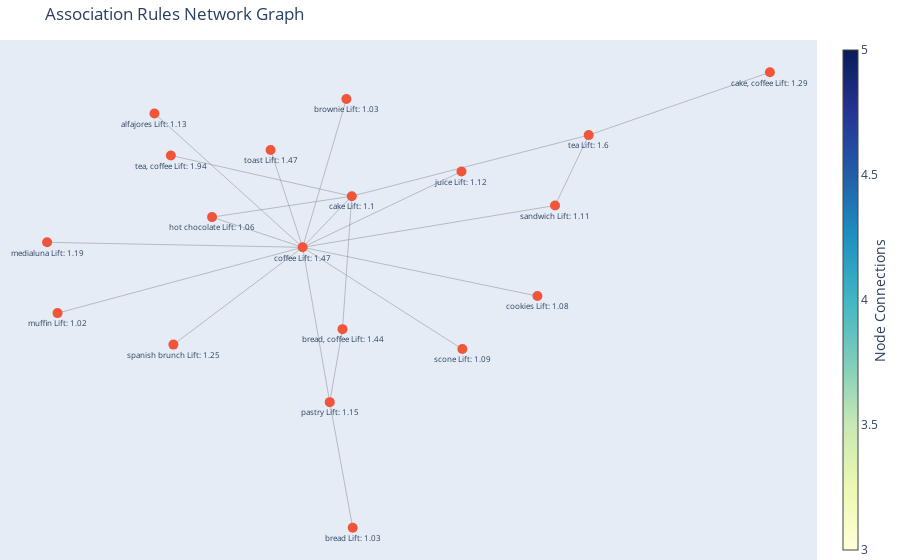

The notebook cell this image was saved under:
### Code cell
import plotly.graph_objects as go

# Assuming 'rules' is the result of association_rules
G = nx.Graph()

for index, rule in rules.iterrows():
    antecedents = ", ".join(rule["antecedents"])
    consequents = ", ".join(rule["consequents"])
    lift_value = round(rule["lift"], 2)
    G.add_edge(antecedents, consequents, weight=lift_value)

pos = nx.spring_layout(G, seed=42)

edge_x = []
edge_y = []
for edge in G.edges():
    x0, y0 = pos[edge[0]]
    x1, y1 = pos[edge[1]]
    edge_x += [x0, x1, None]
    edge_y += [y0, y1, None]

edge_trace = go.Scatter(
    x=edge_x,
    y=edge_y,
    line=dict(width=0.5, color="#888"),
    hoverinfo="none",
    mode="lines",
)

node_x = []
node_y = []
node_names = []
node_text = []  # List to store text for each node

for node in G.nodes():
    x, y = pos[node]
    node_x.append(x)
    node_y.append(y)
    node_names.append(node)

    # Extract lift value from edge
    neighbors = G.neighbors(node)
    if neighbors:
        lift_value = G[node][list(neighbors)[0]]["weight"]
        node_text.append(f"{node}\nLift: {lift_value}")
    else:
        node_text.append(f"{node}")

node_trace = go.Scatter(
    x=node_x,
    y=node_y,
    mode="markers+text",  # Combine markers and text
    hoverinfo="text",
    textposition="bottom center",  # Adjust text position
    textfont=dict(size=8),  # Adjust text size
    text=node_text,  # Display node names and lift values
    marker=dict(
        showscale=True,
        colorscale="YlGnBu",
        size=10,
        colorbar=dict(
            thickness=15, title="Node Connections", xanchor="left", titleside="right"
        ),
    ),
)

fig = go.Figure(
    data=[edge_trace, node_trace],
    layout=go.Layout(
        title="Association Rules Network Graph",
        showlegend=False,
        hovermode="closest",
        margin=dict(b=0, l=0, r=0, t=40),  # Adjust top margin for the title
        xaxis=dict(showgrid=False, zeroline=False, showticklabels=False),
        yaxis=dict(showgrid=False, zeroline=False, showticklabels=False),
    ),
)

fig.show()

### Figure 1 — Plotly figure (JSON) as saved in the notebook; plotly's stock layout.template omitted (floating-point values rounded to 4 significant figures)
{"data": [{"hoverinfo": "none", "line": {"color": "#888", "width": 0.5}, "mode": "lines", "type": "scatter", "x": [-0.1279, -0.06998, null, -0.06998, -0.3033, null, -0.06998, -0.5312, null, -0.06998, -0.02103, null, -0.06998, -0.3374, null, -0.06998, 0.2167, null, -0.06998, 0.3856, null, -0.06998, 0.01872, null, -0.06998, 0.2183, null, -0.06998, 0.3538, null, -0.06998, -0.2335, null, -0.06998, 0.008984, null, -0.06998, -0.5124, null, -0.02103, 0.02039, null, -0.02103, 0.002011, null, 0.3856, 0.4464, null, 0.01872, 0.4464, null, 0.01872, -0.3078, null, 0.01872, -0.2335, null, 0.01872, 0.002011, null, 0.4464, 0.7734, null], "y": [0.3148, -0.02411, null, -0.02411, -0.3628, null, -0.02411, -0.006816, null, -0.02411, -0.563, null, -0.02411, 0.4417, null, -0.02411, 0.2395, null, -0.02411, 0.1213, null, -0.02411, 0.1537, null, -0.02411, -0.3783, null, -0.02411, -0.1938, null, -0.02411, 0.08094, null, -0.02411, 0.4918, null, -0.02411, -0.2531, null, -0.563, -1, null, -0.563, -0.3088, null, 0.1213, 0.3664, null, 0.1537, 0.3664, null, 0.1537, 0.2956, null, 0.1537, 0.08094, null, 0.1537, -0.3088, null, 0.3664, 0.585, null]}, {"hoverinfo": "text", "marker": {"colorbar": {"thickness": 15, "title": {"side": "right", "text": "Node Connections"}, "xanchor": "left"}, "colorscale": [[0, "rgb(255,255,217)"], [0.125, "rgb(237,248,177)"], [0.25, "rgb(199,233,180)"], [0.375, "rgb(127,205,187)"], [0.5, "rgb(65,182,196)"], [0.625, "rgb(29,145,192)"], [0.75, "rgb(34,94,168)"], [0.875, "rgb(37,52,148)"], [1, "rgb(8,29,88)"]], "showscale": true, "size": 10}, "mode": "markers+text", "text": ["toast\nLift: 1.47", "coffee\nLift: 1.47", "spanish brunch\nLift: 1.25", "medialuna\nLift: 1.19", "pastry\nLift: 1.15", "alfajores\nLift: 1.13", "juice\nLift: 1.12", "sandwich\nLift: 1.11", "cake\nLift: 1.1", "scone\nLift: 1.09", "cookies\nLift: 1.08", "hot chocolate\nLift: 1.06", "brownie\nLift: 1.03", "muffin\nLift: 1.02", "bread\nLift: 1.03", "tea\nLift: 1.6", "tea, coffee\nLift: 1.94", "cake, coffee\nLift: 1.29", "bread, coffee\nLift: 1.44"], "textfont": {"size": 8}, "textposition": "bottom center", "type": "scatter", "x": [-0.1279, -0.06998, -0.3033, -0.5312, -0.02103, -0.3374, 0.2167, 0.3856, 0.01872, 0.2183, 0.3538, -0.2335, 0.008984, -0.5124, 0.02039, 0.4464, -0.3078, 0.7734, 0.002011], "y": [0.3148, -0.02411, -0.3628, -0.006816, -0.563, 0.4417, 0.2395, 0.1213, 0.1537, -0.3783, -0.1938, 0.08094, 0.4918, -0.2531, -1, 0.3664, 0.2956, 0.585, -0.3088]}], "layout": {"hovermode": "closest", "margin": {"b": 0, "l": 0, "r": 0, "t": 40}, "showlegend": false, "title": {"text": "Association Rules Network Graph"}, "xaxis": {"showgrid": false, "showticklabels": false, "zeroline": false}, "yaxis": {"showgrid": false, "showticklabels": false, "zeroline": false}}}
